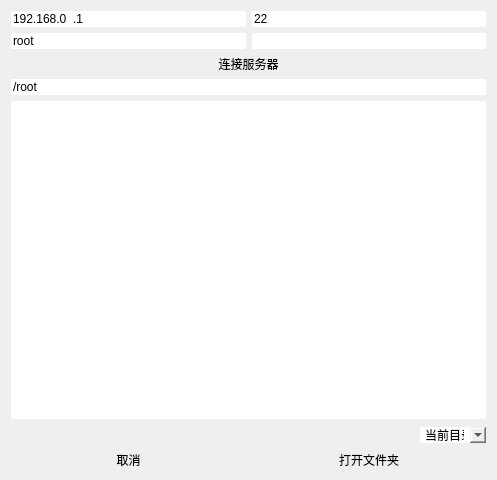
<?xml version="1.0" encoding="UTF-8"?>
<ui version="4.0">
 <class>RemoteWidget</class>
 <widget class="QWidget" name="RemoteWidget">
  <property name="windowModality">
   <enum>Qt::ApplicationModal</enum>
  </property>
  <property name="geometry">
   <rect>
    <x>0</x>
    <y>0</y>
    <width>497</width>
    <height>480</height>
   </rect>
  </property>
  <property name="windowTitle">
   <string>选择远程文件</string>
  </property>
  <property name="styleSheet">
   <string notr="true">
border-top-left-radius: 2px;
border-top-right-radius: 2px;
border-bottom-left-radius: 2px;
border-bottom-right-radius: 2px;</string>
  </property>
  <layout class="QVBoxLayout" name="verticalLayout">
   <item>
    <layout class="QHBoxLayout" name="horizontalLayout">
     <item>
      <widget class="LineEdit" name="lineEdit_host">
       <property name="inputMask">
        <string>000.000.000.000</string>
       </property>
       <property name="text">
        <string>192.168.0.1</string>
       </property>
      </widget>
     </item>
     <item>
      <widget class="LineEdit" name="lineEdit_port">
       <property name="inputMask">
        <string>00000</string>
       </property>
       <property name="text">
        <string>22</string>
       </property>
      </widget>
     </item>
    </layout>
   </item>
   <item>
    <layout class="QHBoxLayout" name="horizontalLayout_2">
     <item>
      <widget class="LineEdit" name="lineEdit_username">
       <property name="text">
        <string>root</string>
       </property>
      </widget>
     </item>
     <item>
      <widget class="LineEdit" name="lineEdit_passwd">
       <property name="inputMask">
        <string/>
       </property>
       <property name="text">
        <string/>
       </property>
       <property name="echoMode">
        <enum>QLineEdit::Password</enum>
       </property>
      </widget>
     </item>
    </layout>
   </item>
   <item>
    <widget class="PushButton" name="pushButton_connect">
     <property name="text">
      <string>连接服务器</string>
     </property>
    </widget>
   </item>
   <item>
    <widget class="LineEdit" name="lineEdit_dir">
     <property name="text">
      <string>/root</string>
     </property>
    </widget>
   </item>
   <item>
    <widget class="TableWidget" name="tableWidget">
     <property name="editTriggers">
      <set>QAbstractItemView::NoEditTriggers</set>
     </property>
     <property name="columnCount">
      <number>1</number>
     </property>
     <attribute name="horizontalHeaderVisible">
      <bool>false</bool>
     </attribute>
     <attribute name="horizontalHeaderStretchLastSection">
      <bool>true</bool>
     </attribute>
     <attribute name="verticalHeaderVisible">
      <bool>false</bool>
     </attribute>
     <column/>
    </widget>
   </item>
   <item>
    <layout class="QHBoxLayout" name="horizontalLayout_4">
     <item>
      <spacer name="horizontalSpacer">
       <property name="orientation">
        <enum>Qt::Horizontal</enum>
       </property>
       <property name="sizeHint" stdset="0">
        <size>
         <width>40</width>
         <height>20</height>
        </size>
       </property>
      </spacer>
     </item>
     <item>
      <widget class="ComboBox" name="comboBox">
       <item>
        <property name="text">
         <string>当前目录</string>
        </property>
       </item>
       <item>
        <property name="text">
         <string>递归显示</string>
        </property>
       </item>
      </widget>
     </item>
    </layout>
   </item>
   <item>
    <layout class="QHBoxLayout" name="horizontalLayout_3">
     <item>
      <widget class="PushButton" name="pushButton_cancel">
       <property name="text">
        <string>取消</string>
       </property>
      </widget>
     </item>
     <item>
      <widget class="PushButton" name="pushButton_openfolder">
       <property name="text">
        <string>打开文件夹</string>
       </property>
      </widget>
     </item>
    </layout>
   </item>
  </layout>
 </widget>
 <customwidgets>
  <customwidget>
   <class>PushButton</class>
   <extends>QPushButton</extends>
   <header>qfluentwidgets.h</header>
  </customwidget>
  <customwidget>
   <class>LineEdit</class>
   <extends>QLineEdit</extends>
   <header>qfluentwidgets.h</header>
  </customwidget>
  <customwidget>
   <class>ComboBox</class>
   <extends>QComboBox</extends>
   <header>qfluentwidgets.h</header>
  </customwidget>
  <customwidget>
   <class>TableWidget</class>
   <extends>QTableWidget</extends>
   <header>qfluentwidgets.h</header>
  </customwidget>
 </customwidgets>
 <resources/>
 <connections/>
</ui>
